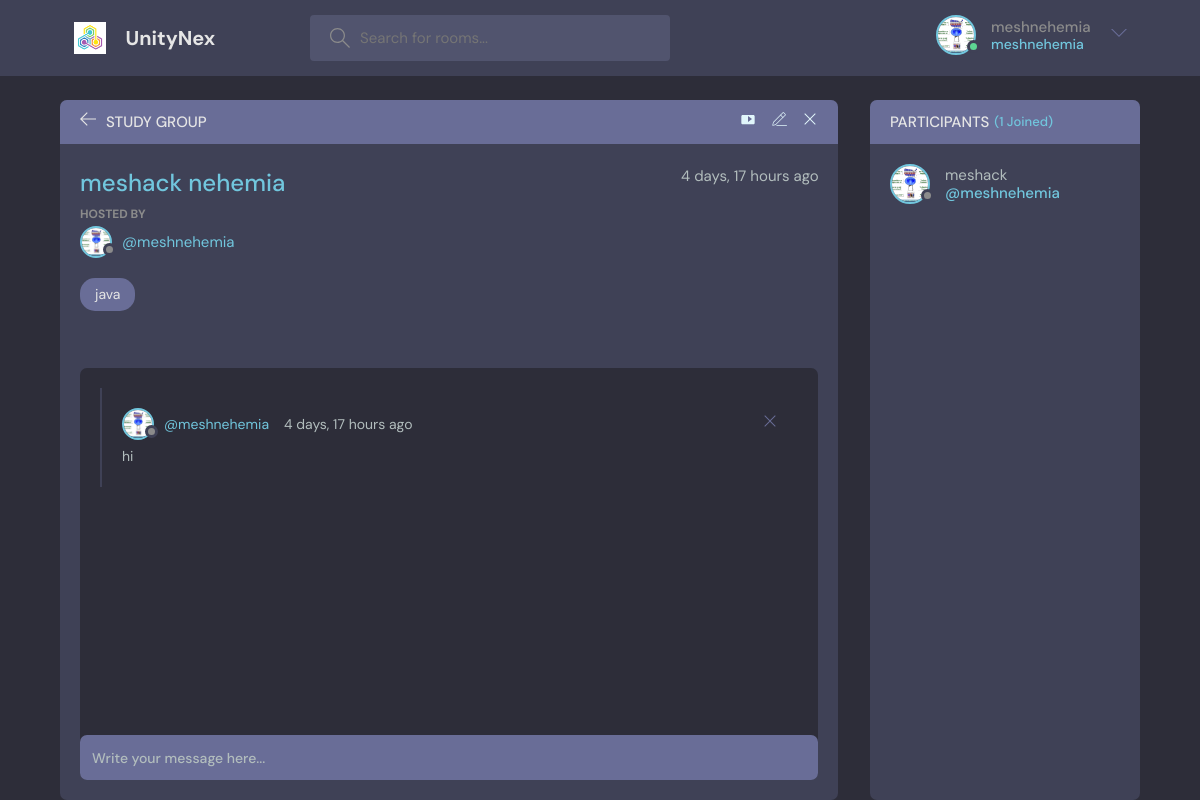
The page /room/4/ (signed in) on the database as committed earlier.
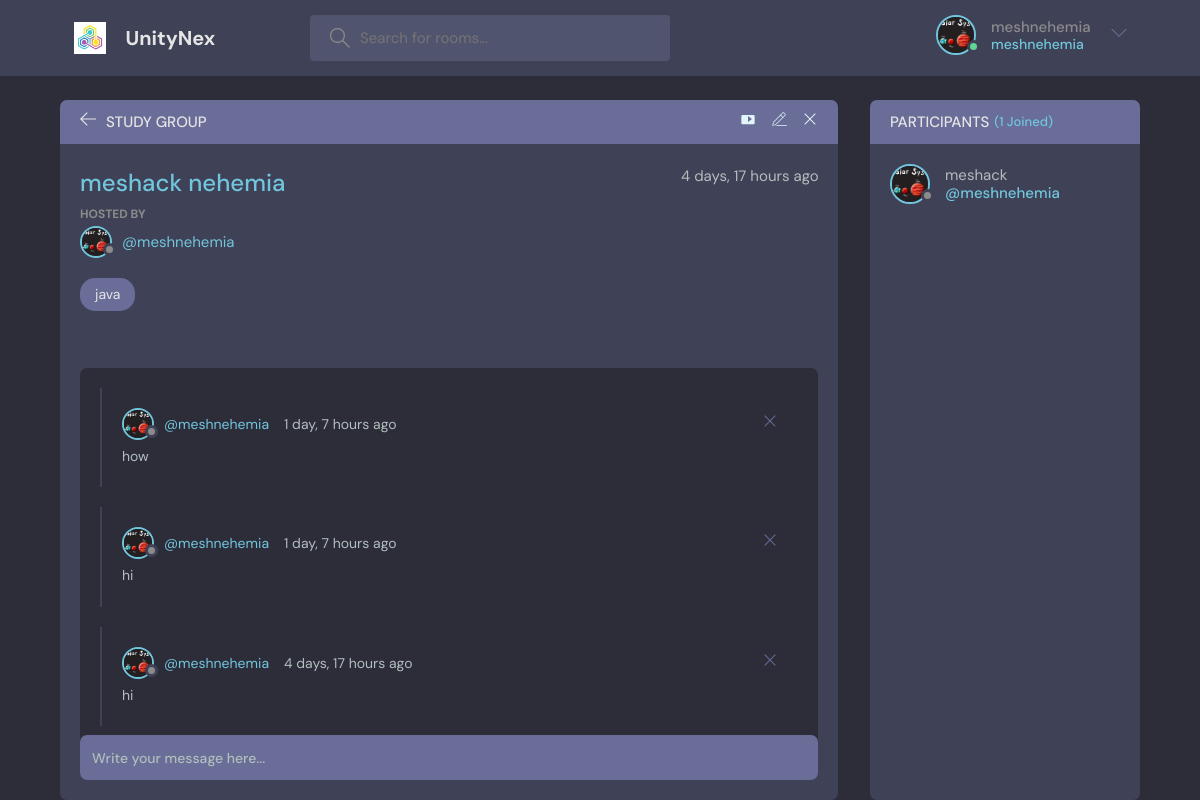
The same page on the database as committed later.
### socialmedia/models.py (models this page shows, shortened)
class User(AbstractUser):
    name = models.CharField(max_length=200, null=True)
    email = models.EmailField(unique=True, null=True)
    bio = models.TextField(null=True)
    avator = models.ImageField(null=True, upload_to='profile/', default="profile/avatar.svg")
    USERNAME_FIELD = 'email'
    REQUIRED_FIELDS = []

class Room(models.Model):
    host = models.ForeignKey(User, on_delete=models.SET_NULL, null=True)
    topic = models.ForeignKey(Topic, on_delete=models.SET_NULL, null=True)
    name = models.CharField(max_length=200)
    description = models.TextField(null=True, blank=True)
    participants = models.ManyToManyField(User, related_name='participants', blank=True)
    updated = models.DateTimeField(auto_now=True)
    created = models.DateTimeField(auto_now_add=True)
    class Meta:
        ordering = ['-updated', '-created']

class Topic(models.Model):
    name = models.CharField(max_length=200)
    def __str__(self):
        return self.name

class Message(models.Model):
    user = models.ForeignKey(User, on_delete=models.CASCADE)
    room = models.ForeignKey(Room, on_delete=models.CASCADE)
    body = models.TextField()
    updated = models.DateTimeField(auto_now=True)
    created = models.DateTimeField(auto_now_add=True)
    class Meta:
        ordering = ['-updated', '-created']

### socialmedia/views.py (the view, shortened to what this page needs)
# urls.py: path('room/<str:pk>/', views.room, name='room'),
@login_required(login_url='login')
def room(request, pk):
    room = Room.objects.get(id=pk)
    room_messages = room.message_set.all().order_by('-created')
    participants = room.participants.all()
    context = {'rooms': room, 'room_messages': room_messages, 'participants': participants}
    return render(request, 'socialmedia/room.html', context)

### socialmedia/templates/socialmedia/room.html (shortened to what this page needs)
{% extends 'main.html' %}
{% block content %}
    <main class="profile-page layout layout--2">
        <div class="container">
            <div class="room">
                <div class="room__top">
                    <div class="room__topLeft">
                        <a href="{% url 'home' %}">
                            <svg version="1.1" xmlns="http://www.w3.org/2000/svg" width="32" height="32"
                                 viewBox="0 0 32 32">
                                <title>arrow-left</title>
                                <path
                                        d="M13.723 2.286l-13.723 13.714 13.719 13.714 1.616-1.611-10.96-10.96h27.625v-2.286h-27.625l10.965-10.965-1.616-1.607z"
                                ></path>
                            </svg>
                        </a>
                        <h3>Study Group</h3>
                    </div>
                    <div class="room__topRight">
                        <a href="{% url 'videocall' %}" class="videocalls">
                            <svg
                                    xmlns="http://www.w3.org/2000/svg"
                                    width="70"
                                    height="70"
                                    viewBox="0 0 24 24"
                            >
                                <title>Video</title>
                                <path
                                        d="M20 6H4c-1.1 0-1.99.9-1.99 2L2 18c0 1.1.89 2 1.99 2H20c1.1 0 2-.9 2-2V8c0-1.1-.9-2-2-2zm-8 10.5v-9l6 4.5-6 4.5z"
                                />
                            </svg>
                        </a>
                        {% if rooms.host == request.user %}
                            <a href="{% url 'update-room' rooms.id %}">
                            </a>
                            <a href="{% url 'delete-room' rooms.id %}">
                                <svg version="1.1" xmlns="http://www.w3.org/2000/svg" width="32" height="32"
                                     viewBox="0 0 32 32">
                                    <title>remove</title>
                                    <path
                                            d="M27.314 6.019l-1.333-1.333-9.98 9.981-9.981-9.981-1.333 1.333 9.981 9.981-9.981 9.98 1.333 1.333 9.981-9.98 9.98 9.98 1.333-1.333-9.98-9.98 9.98-9.981z"
                                    ></path>
                                </svg>
                            </a>
                        {% endif %}
                            </div>
                </div>
                <div class="room__box scroll">
                    <div class="room__header scroll">
                        <div class="room__info">
                            <h3 class="title_room">{{ rooms.name }}</h3>
                            <span>{{ rooms.created|timesince }} ago</span>
                        </div>
                        <div class="room__hosted">
                            <p>Hosted By</p>
                            <a href="{% url 'user-profile' rooms.host.id %}" class="room__author">
                                <div class="avatar avatar--small">
                                    <img src="{{ rooms.host.avator.url }}"/>
                                </div>
                                <span>@{{ rooms.host.username }}</span>
                            </a>
                        </div>
                        <span class="room__topics ">{{ rooms.topic }}</span>
                    </div>
                    <div class="room__conversation">
                        <div class="threads scroll">
                            {% for message in room_messages %}
                                <div class="thread">
                                    <div class="thread__top">
                                        <div class="thread__author">
                                            <a href="{% url 'user-profile' message.user.id %}"
                                               class="thread__authorInfo">
                                                <div class="avatar avatar--small">
                                                    <img src="{{ message.user.avator.url }}"/>
                                                </div>
                                                <span>@{{ message.user.username }}</span>
                                            </a>
                                            <span class="thread__date">{{ message.created|timesince }} ago</span>
                                        </div>
                                        {% if request.user == message.user %}
                                            <a href="{% url 'delete-message' message.id %}">
                                                <div class="thread__delete">
                                                    <svg version="1.1" xmlns="http://www.w3.org/2000/svg" width="32"
                                                         height="32" viewBox="0 0 32 32">
                                                        <title>remove</title>
                                                        <path
                                                                d="M27.314 6.019l-1.333-1.333-9.98 9.981-9.981-9.981-1.333 1.333 9.981 9.981-9.981 9.98 1.333 1.333 9.981-9.98 9.98 9.98 1.333-1.333-9.98-9.98 9.98-9.981z"
                                                        ></path>
                                                    </svg>
                                                </div>
                                            </a>
                                        {% endif %}
                                    </div>
                                    <div class="thread__details">
                                        {{ message.body }}
                                    </div>
                                </div>
                            {% endfor %}
                        </div>
                    </div>
                </div>
                <div class="room__message">
                    <form action="" method="POST">
                        <input name="body" placeholder="Write your message here..."/></form>
                </div>
            </div>
            <div class="participants">
                <h3 class="participants__top">Participants <span>({{ participants.count }} Joined)</span></h3>
                <div class="participants__list scroll">
                    {% for user in participants %}
                        <a href="{% url 'user-profile' user.id %}" class="participant">
                            <div class="avatar avatar--medium">
                                <img src="{{ user.avator.url }}"/>
                            </div>
                            <p>
                                {{ user.name }}
                                <span class="name">@{{ user.username }}</span>
                            </p>
                        </a>
                    {% endfor %}
                </div>
            </div>
        </div>
    </main>
{% endblock content %}

### templates/main.html (shortened to what this page needs)
<!DOCTYPE html>
{%load static%}
<html lang="en">
  <head>
    <link rel="stylesheet" href="{% static 'styles/style.css'%}" />
  </head>
  <body>
        {%include 'navbar.html'%}
        {%block content %}
        {% endblock content%}
  </body>
</html>

### templates/navbar.html (shortened to what this page needs)
{% load static %}
<header class="header header--loggedIn">
    <div class="container">
        <a href="{% url 'home' %}" class="header__logo">
            <img src="{% static 'images/icons/logo.png' %}"/>
            <h1>UnityNex</h1>
        </a>
        <form class="header__search" action="{% url 'home' %}" method="get">
            <label>
                <input type="text" name="q" placeholder="Search for rooms..."/>
            </label>
        </form>
        <nav class="header__menu">
            {% if request.user.is_authenticated %}
                <div class="header__user">
                    <a href="{% url 'user-profile' request.user.id %}">
                        <div class="avatar avatar--medium active">
                            <img src="{{ request.user.avator.url }}"/>
                        </div>
                        <p>{{ request.user.username }} <span>{{ request.user.username }}</span></p>
                    </a>
                    <button class="dropdown-button">
                        <svg version="1.1" xmlns="http://www.w3.org/2000/svg" width="32" height="32"
                             viewBox="0 0 32 32">
                            <title>chevron-down</title>
                            <path d="M16 21l-13-13h-3l16 16 16-16h-3l-13 13z"></path>
                        </svg>
                    </button>
                </div>
            {% else %}
                <a href="{% url 'login' %}">
                    <img src="{% static 'images/profilesImages/avatar.svg' %}"/>
                    <p>Login</p>
                </a>
            {% endif %}
        </nav>
    </div>
</header>

Rows that differ between the two databases and show on the page:
changed User "meshack": user.avator: a different picture; avator: a different picture
changed through a linked row, Room "meshack nehemia": host.avator: a different picture
added Message: user.avator (picture), user.username "meshnehemia", created "1 day, 7 hours", body "how"
added Message: user.avator (picture), user.username "meshnehemia", created "1 day, 7 hours", body "hi"
changed through a linked row, Message "4 days, 17 hours": user.avator: a different picture
